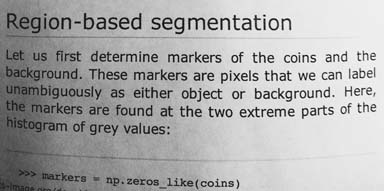
#> input picture skimage.data.page(), 384 x 191 px
$ jupyter execute --allow-errors 11_Image_classification_and_segmentation.ipynb   (older library calls are emulated)
#> lines starting #> are read from the running program, lines starting #| are printed output that depends on the picture; after the words box and inside, x2 and y2 are one past the last pixel; in counts of white or black regions, pixels touching at a corner belong together
# Session 11: Image classification and segmentation

### Victor F. Pajuelo Madrigal <victor.pajuelo@bts.tech> - Data Science Foundations (2019-11-12)

Open this notebook in Google Colaboratory: [](https://colab.research.google.com/github/vfp1/bts-mbds-data-science-foundations-2019/blob/master/sessions/11_Image_classification_and_segmentation.ipynb)

**Resources:**

# Regarding the final project for the class

You will not have more assignements from now, you will only need to work on your final project. For that you will need to choose a topic and a group of people. Before the next session, you will need to:

* Choose a topic
* Choose a group of people

It doesn't need to be a super revolutionary idea, but at least have in mind the issue of reducing the time between information and action. And you will need to send it to me.

The project will need to contain the following steps:

1. Ingesting, exploring and cleaning data for your project
2. Choosing/testing of algorithm approach
3. Visualizing the results
4. Packaging the project into a product

You will be using codes from class to support you on the second, third and forth parts of the project.

I am not looking for excellence, and I do not mind that you copy/paste code, but always try to understand why.

Afternoon sessions will be used to solve project issues.

# Classification, detection, segmentation...

Image classification can be understood as an identification process of what we have in the image. For that, different approaches with different skill levels can be used. From basically returning a text with the word "Cat" to returning, the bounding box where that cat is found, or multiple boxes for multiple entities or adjusting those boxes to the shape of the entity.

For this introductory class, we will only be looking at the first one, as the other ones involve more advanced techniques.

# Machine learning paths

The "learning" in machine learning can be performed over discrete datasets (classes) or over continuous (temperature, pricing of houses). And the learning can be done supervised or unsupervised.

# Image segmentation with scikit-image

Image Segmentation is essentially the process of partitioning a digital image into multiple segments to simplify and/or change the representation of an image into something that is more meaningful and easier to analyze.

[Here](https://scikit-image.org/docs/dev/api/skimage.segmentation.html#skimage.segmentation.random_walker) is the full list of segmentation algorithms available in scikit-image.

Segmentation algorithms available in `scikit-image`:

## Unsupervised: thresholding

[cell 1]
import numpy as np
import matplotlib.pyplot as plt
import skimage.data as data
import skimage.segmentation as seg
import skimage.filters as filters
import skimage.draw as draw
import skimage.color as color
import skimage.io as io

[cell 2]
page = data.page()
#> page is the input picture: shape (191, 384); min 0, max 255, mean 171.5
io.imshow(page)

[cell 3]
fig, ax = plt.subplots(1, 1)
ax.hist(page.ravel(), bins=32, range=[0, 256])
ax.set_xlim(0, 256);
#> figure, not shown here; tallest bar 9320 high, from x = 224 to 232

[cell 4]
text_segmented = page > 50
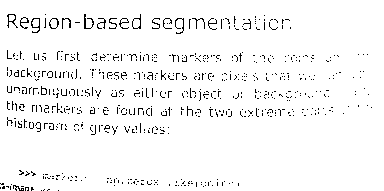
#> text_segmented: shape (191, 384) bool; 96% white; black in thin lines or dots, all inside (x1, y1, x2, y2) = (0, 14, 372, 191)
io.imshow(text_segmented);

[cell 5]
text_segmented = page > 70
#> text_segmented: shape (191, 384) bool; 93.3% white; black in thin lines or dots
io.imshow(text_segmented);

[cell 6]
text_segmented = page > 120
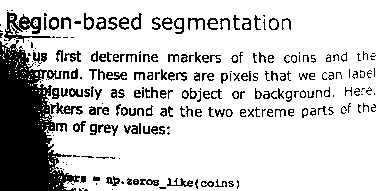
#> text_segmented: shape (191, 384) bool; 80.8% white; 250 black regions (105 under 20 px), largest, box (x1, y1, x2, y2) and area: (0, 40, 80, 191) 6960, (4, 12, 51, 43) 523, (50, 102, 83, 115) 180
io.imshow(text_segmented);

Scikit-image has a number of automatic thresholding methods, which require no input in choosing an optimal threshold. Some of the methods are: `otsu, li, local`.

In the case of `local`, we also need to specify the `block_size`. Offset helps to tune the image for better results.

[cell 7]
text_threshold = filters.threshold_otsu(page)
#> text_threshold = 157
io.imshow(page > text_threshold);
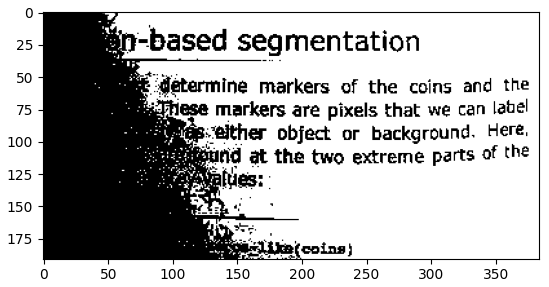
#> figure drawn by matplotlib, 1 panel

[cell 8]
text_threshold = filters.threshold_li(page)
#> text_threshold = 146
io.imshow(page > text_threshold);

[cell 9]
text_threshold = filters.threshold_local(page, block_size=51, offset=10)
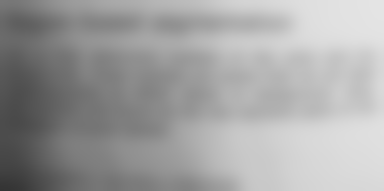
#> text_threshold: shape (191, 384) float64; min 52.67, max 228.9, mean 161.5
io.imshow(page > text_threshold);

## Supervised segmentation

[cell 10]
import numpy as np
import matplotlib.pyplot as plt
import skimage.data as data
import skimage.segmentation as seg
import skimage.filters as filters
import skimage.draw as draw
import skimage.color as color
import skimage.io as io

[cell 11]
# import the image
image = io.imread('https://github.com/vfp1/bts-mbds-data-science-foundations-2019/raw/master/sessions/img/adult-beard-boy.jpg')
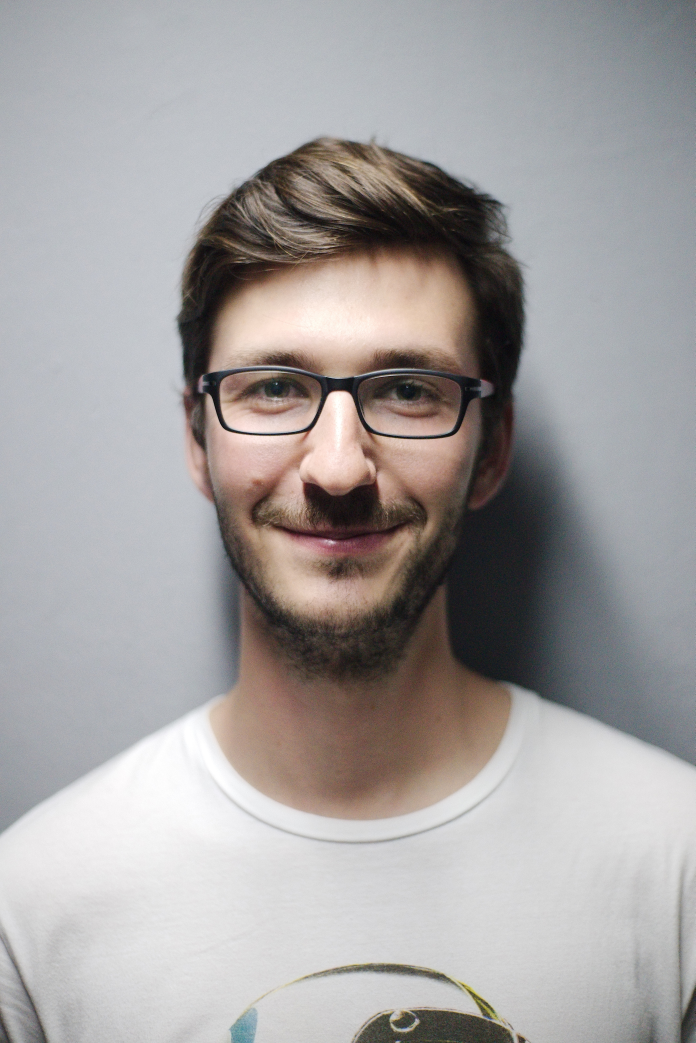
#> input picture sessions/img/adult-beard-boy.jpg, 3476 x 5214 px, found by its file name (shown at 1/5 size)
#> image is the input picture: shape (5214, 3476, 3); mean R, G, B 164.3, 160.8, 160.5
plt.imshow(image)

[cell 12]
image_gray = color.rgb2gray(image)
io.imshow(image_gray)

### Active Contour Segmentation or Snakes

This algorithm is initialized with the help of the user, by defining a countour or line around some object. The "snake" contracts starting by that countour, and is attracted or repelled by light and edges.

In this example, we will draw a circle around someone's face, and try to segment the face.

[cell 13]
def circle_points(resolution, center, radius):
    """
    Generate points which define a circle on an image.Centre refers to the centre of the circle
    """
    radians = np.linspace(0, 2*np.pi, resolution)
    c = center[1] + radius*np.cos(radians)#polar co-ordinates
    r = center[0] + radius*np.sin(radians)

    return np.array([c, r]).T

The image is way too big for doing this for teaching purposes, so we will scale it down.

[cell 14]
from skimage.transform import resize

image_resized = resize(image_gray, (image_gray.shape[0] // 10, image_gray.shape[1] // 10),
                       anti_aliasing=True)

io.imshow(image_resized)

[cell 15]
# Exclude last point because a closed path should not have duplicate points
points = circle_points(resolution=200, center=[200, 170], radius=150)[:-1]

[cell 16]
fig, ax = plt.subplots(1, 1, figsize=(14, 14))
ax.imshow(image_resized)
ax.plot(points[:, 0], points[:, 1], '--r', lw=3)
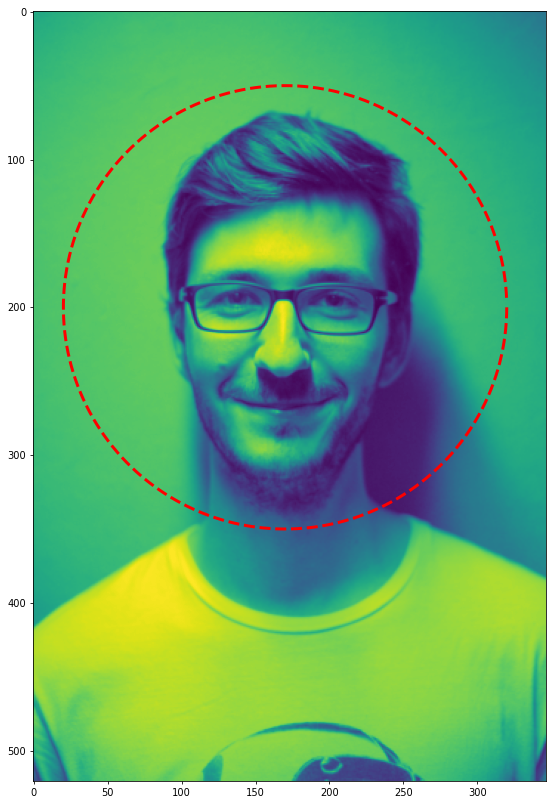
#> figure drawn by matplotlib, 1 panel

[cell 17]
# Using snakes
snake = seg.active_contour(image_resized, points)
#> snake = 199 pairs, first value 67.29 to 312.1, second value 87.75 to 262.4

[cell 18]
# Plotting snakes
fig, ax = plt.subplots(1, 1, figsize=(14, 14))
ax.imshow(image_resized)
ax.plot(points[:, 0], points[:, 1], '--r', lw=3)
ax.plot(snake[:, 0], snake[:, 1], '--b', lw=3)

We can tweak the parameters called alpha and beta. Higher values of alpha will make this snake contract faster while beta makes the snake smoother.

[cell 19]
# Using snakes with  alpha and beta
snake = seg.active_contour(image_resized, points,alpha=0.01,beta=0.1)

[cell 20]
# Plotting snakes
fig, ax = plt.subplots(1, 1, figsize=(14, 14))
ax.imshow(image_resized)
ax.plot(points[:, 0], points[:, 1], '--r', lw=3)
ax.plot(snake[:, 0], snake[:, 1], '--b', lw=3)

#### Your turn

Take a picture of your colleague (against white background) and try to segment his/her face.

[cell 21]
Thom=io.imread('Thom.jpg')
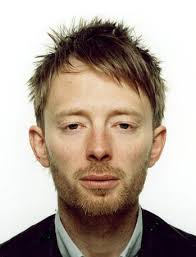
#> input picture sessions/notebooks/Data_Science_Foundation/Thom.jpg, 196 x 257 px
#> Thom is the input picture: shape (257, 196, 3); mean R, G, B 179.4, 165.1, 153.2
plt.imshow(Thom)

[cell 22]
Thom_gray = color.rgb2gray(Thom)
io.imshow(Thom_gray)

[cell 23]
from skimage.filters import gaussian

[cell 24]
Thom_G=gaussian(Thom_gray, sigma=0.4)

io.imshow(Thom_G)

[cell 25]
points1 = circle_points(resolution=152, center=[120, 100], radius=110)[:-1]

[cell 26]
fig, ax = plt.subplots(1, 1, figsize=(14, 14))
ax.imshow(Thom_gray)
ax.plot(points1[:, 0], points1[:, 1], '--r', lw=3)

[cell 27]
# Using snakes with  alpha and beta
snake_1 = seg.active_contour(Thom_gray, points1,alpha=0.01,beta=0.001)
#> snake_1 = 151 pairs, first value 19.69 to 209.9, second value 27.55 to 166.7

[cell 28]
# Plotting snakes
fig, ax = plt.subplots(1, 1, figsize=(14, 14))
ax.imshow(Thom_gray)
ax.plot(points1[:, 0], points1[:, 1], '--r', lw=3)
ax.plot(snake_1[:, 0], snake_1[:, 1], '--b', lw=3)

### Random walker segmentation

This method is also supervised because the user defines a couple of labels. Basically two labels are created and then the algorithm labels every unlabeled pixel. For every unlabelled pixel, this algorithm initializes a random walker that is free to go anywhere in the image (constrained by the 4-connected pixel grid). Probabilities are calculated for the random walker first touching each seed region. 𝑥 gets the label corresponding to the highest probability.

**Source (original paper) [link text](https://ieeexplore.ieee.org/document/1704833)**

[cell 29]
image_labels = np.zeros(image_resized.shape, dtype=np.uint8)

[cell 30]
indices = draw.circle_perimeter(200, 170, 60)

#Label 1 (Face)
image_labels[indices] = 1

#Label 2 (Background)
image_labels[points[:, 1].astype(np.int), points[:, 0].astype(np.int)] = 2
io.imshow(image_labels);

[cell 31]
image_segmented = seg.random_walker(image_resized, image_labels)
#> image_segmented: shape (521, 347); values 1 (black) and 2 (white), 85.1% white; 1 black region, box (x1, y1, x2, y2) and area: (87, 105, 263, 292) 26873

[cell 32]
circle_inside = circle_points(resolution=200, center=[200, 170], radius=60)[:-1]

[cell 33]
# Check our results
fig, ax = plt.subplots(1, 1, figsize=(14, 14))
ax.imshow(image_resized)
ax.imshow(image_segmented == 1, alpha=0.3)

ax.plot(points[:, 0], points[:, 1], '--r', lw=3)
ax.plot(circle_inside[:, 0], circle_inside[:, 1], '--b', lw=3)

We can tune the beta parameter to fine tune the results. Beta is the penalization coefficient for the random walker motion (the greater beta, the more difficult the diffusion)

[cell 34]
from skimage.filters import gaussian

image_segmented = seg.random_walker(gaussian(image_resized, 3), image_labels, beta = 5000)
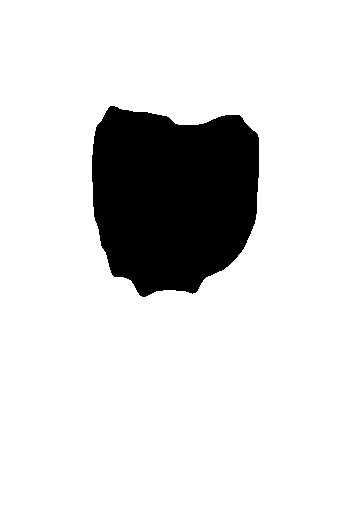
#> image_segmented: shape (521, 347); values 1 (black) and 2 (white), 85.8% white; 1 black region, box (x1, y1, x2, y2) and area: (92, 106, 259, 297) 25639

[cell 35]
# Check our results
fig, ax = plt.subplots(1, 1, figsize=(14, 14))
ax.imshow(image_resized)
ax.imshow(image_segmented == 1, alpha=0.3)

ax.plot(points[:, 0], points[:, 1], '--r', lw=3)
ax.plot(circle_inside[:, 0], circle_inside[:, 1], '--b', lw=3)

[cell 36]
Thom_labels = np.zeros(Thom_gray.shape, dtype=np.uint8)

[cell 37]
indices1 = draw.circle_perimeter(150, 100, 60)
indices_back = draw.circle_perimeter(150, 100, 30)

#Label 1 (Face)
Thom_labels[indices1] = 1

#Label 2 (Background)
#Thom_labels[points1[:, 0].astype(np.int), points1[:, 1].astype(np.int)] = 2
Thom_labels[indices_back] = 2
io.imshow(Thom_labels);

[cell 38]
Thom_segmented = seg.random_walker(Thom_gray, Thom_labels)
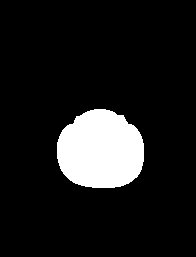
#> Thom_segmented: shape (257, 196); values 1 (black) and 2 (white), 11% white; 1 white region, box (x1, y1, x2, y2) and area: (57, 109, 144, 188) 5526
io.imshow(Thom_segmented)

[cell 39]
circle_inside1 = circle_points(resolution=170, center=[120, 100], radius=60)[:-1]

[cell 40]
# Check our results
fig, ax = plt.subplots(1, 1, figsize=(14, 14))
ax.imshow(Thom_gray)
ax.imshow(Thom_segmented == 1, alpha=0.1)

ax.plot(points1[:, 0], points1[:, 1], '--r', lw=3)
ax.plot(circle_inside1[:, 0], circle_inside1[:, 1], '--b', lw=3)

## Unsupervised segmentation

## SLIC (Simple Linear Iterative Clustering)

The SLIC algorithm uses K-Means, and separates the image in meaningful patches, defined by the number of segments.

#> (a cell that did not finish here is left out)

#> (a cell that did not finish here is left out)

# Image classification with sklearn

## Image classifiers

This is a comparisson of different classifiers in sklearn over a synthetic dataset.

This is to portray the decision boundaries at which the algorithm operates, but be careful, this is computed only over two dimensions, in high dimensionality, this can severely change.

The training points are given in solid colors, while the testing are semi-transparent.

[cell 43]
# Code source: Gaël Varoquaux
#              Andreas Müller
# Modified for documentation by Jaques Grobler
# License: BSD 3 clause

import numpy as np
import matplotlib.pyplot as plt
from matplotlib.colors import ListedColormap
from sklearn.model_selection import train_test_split
from sklearn.preprocessing import StandardScaler
from sklearn.datasets import make_moons, make_circles, make_classification
from sklearn.neural_network import MLPClassifier
from sklearn.neighbors import KNeighborsClassifier
from sklearn.svm import SVC
from sklearn.gaussian_process import GaussianProcessClassifier
from sklearn.gaussian_process.kernels import RBF
from sklearn.tree import DecisionTreeClassifier
from sklearn.ensemble import RandomForestClassifier, AdaBoostClassifier
from sklearn.naive_bayes import GaussianNB
from sklearn.discriminant_analysis import QuadraticDiscriminantAnalysis

h = .02  # step size in the mesh

names = ["Nearest Neighbors", "Linear SVM", "RBF SVM", "Gaussian Process",
         "Decision Tree", "Random Forest", "Neural Net", "AdaBoost",
         "Naive Bayes", "QDA"]

classifiers = [
    KNeighborsClassifier(3),
    SVC(kernel="linear", C=0.025),
    SVC(gamma=2, C=1),
    GaussianProcessClassifier(1.0 * RBF(1.0)),
    DecisionTreeClassifier(max_depth=5),
    RandomForestClassifier(max_depth=5, n_estimators=10, max_features=1),
    MLPClassifier(alpha=1, max_iter=1000),
    AdaBoostClassifier(),
    GaussianNB(),
    QuadraticDiscriminantAnalysis()]

X, y = make_classification(n_features=2, n_redundant=0, n_informative=2,
                           random_state=1, n_clusters_per_class=1)
rng = np.random.RandomState(2)
X += 2 * rng.uniform(size=X.shape)
linearly_separable = (X, y)

datasets = [make_moons(noise=0.3, random_state=0),
            make_circles(noise=0.2, factor=0.5, random_state=1),
            linearly_separable
            ]

figure = plt.figure(figsize=(27, 9))
i = 1
# iterate over datasets
for ds_cnt, ds in enumerate(datasets):
    # preprocess dataset, split into training and test part
    X, y = ds
    X = StandardScaler().fit_transform(X)
    X_train, X_test, y_train, y_test = \
        train_test_split(X, y, test_size=.4, random_state=42)

    x_min, x_max = X[:, 0].min() - .5, X[:, 0].max() + .5
    y_min, y_max = X[:, 1].min() - .5, X[:, 1].max() + .5
    xx, yy = np.meshgrid(np.arange(x_min, x_max, h),
                         np.arange(y_min, y_max, h))

    # just plot the dataset first
    cm = plt.cm.RdBu
    cm_bright = ListedColormap(['#FF0000', '#0000FF'])
    ax = plt.subplot(len(datasets), len(classifiers) + 1, i)
    if ds_cnt == 0:
        ax.set_title("Input data")
    # Plot the training points
    ax.scatter(X_train[:, 0], X_train[:, 1], c=y_train, cmap=cm_bright,
               edgecolors='k')
    # Plot the testing points
    ax.scatter(X_test[:, 0], X_test[:, 1], c=y_test, cmap=cm_bright, alpha=0.6,
               edgecolors='k')
    ax.set_xlim(xx.min(), xx.max())
    ax.set_ylim(yy.min(), yy.max())
    ax.set_xticks(())
    ax.set_yticks(())
    i += 1

    # iterate over classifiers
    for name, clf in zip(names, classifiers):
        ax = plt.subplot(len(datasets), len(classifiers) + 1, i)
        clf.fit(X_train, y_train)
        score = clf.score(X_test, y_test)

        # Plot the decision boundary. For that, we will assign a color to each
        # point in the mesh [x_min, x_max]x[y_min, y_max].
        if hasattr(clf, "decision_function"):
            Z = clf.decision_function(np.c_[xx.ravel(), yy.ravel()])
        else:
            Z = clf.predict_proba(np.c_[xx.ravel(), yy.ravel()])[:, 1]

        # Put the result into a color plot
        Z = Z.reshape(xx.shape)
        ax.contourf(xx, yy, Z, cmap=cm, alpha=.8)

        # Plot the training points
        ax.scatter(X_train[:, 0], X_train[:, 1], c=y_train, cmap=cm_bright,
                   edgecolors='k')
        # Plot the testing points
        ax.scatter(X_test[:, 0], X_test[:, 1], c=y_test, cmap=cm_bright,
                   edgecolors='k', alpha=0.6)

        ax.set_xlim(xx.min(), xx.max())
        ax.set_ylim(yy.min(), yy.max())
        ax.set_xticks(())
        ax.set_yticks(())
        if ds_cnt == 0:
            ax.set_title(name)
        ax.text(xx.max() - .3, yy.min() + .3, ('%.2f' % score).lstrip('0'),
                size=15, horizontalalignment='right')
        i += 1

plt.tight_layout()
plt.show()

## Image classification: digits

Image classification can be performed with sklern using the algorithms above. We will try to classify a library of digits given by sklearn.

[cell 44]
# Standard scientific Python imports
import matplotlib.pyplot as plt

# Import datasets, classifiers and performance metrics
from sklearn import datasets, svm, metrics

The digits dataset is made of 8x8 images of digits. For every image we have a "target" representing the number it is.

[cell 45]
# The digits dataset
digits = datasets.load_digits()

[cell 46]
images_and_labels = list(zip(digits.images, digits.target))
for index, (image, label) in enumerate(images_and_labels[:4]):
    plt.subplot(2, 4, index + 1)
    plt.axis('off')
    plt.imshow(image, cmap=plt.cm.gray_r, interpolation='nearest')
    plt.title('Training: %i' % label)

The classifier needs to be applied to a flattened image (we are not using convolutions), to turn the data into a (samples, feature) matrix.

[cell 47]
n_samples = len(digits.images)
data = digits.images.reshape((n_samples, -1))

#1797 samples, 64 pixels (flattened )
print(data.shape)
#print(target.shape)

We choose the classifier

[cell 48]
# Create a classifier: a support vector classifier
classifier = svm.SVC(gamma=0.001)

Fit it to the first half of the digits

[cell 49]
# We learn the digits on the first half of the digits
classifier.fit(data[:n_samples // 2], digits.target[:n_samples // 2])

Fit it to the second half of the digits

[cell 50]
# Now predict the value of the digit on the second half:
expected = digits.target[n_samples // 2:]
predicted = classifier.predict(data[n_samples // 2:])

#> (a cell that did not finish here is left out)

[cell 52]
images_and_predictions = list(zip(digits.images[n_samples // 2:], predicted))

for index, (image, prediction) in enumerate(images_and_predictions[:20]):
    plt.subplot(5, 4, index + 1)
    plt.axis('off')
    plt.imshow(image, cmap=plt.cm.gray_r, interpolation='nearest')
    plt.title('Prediction: %i' % prediction)

plt.tight_layout()
plt.show()
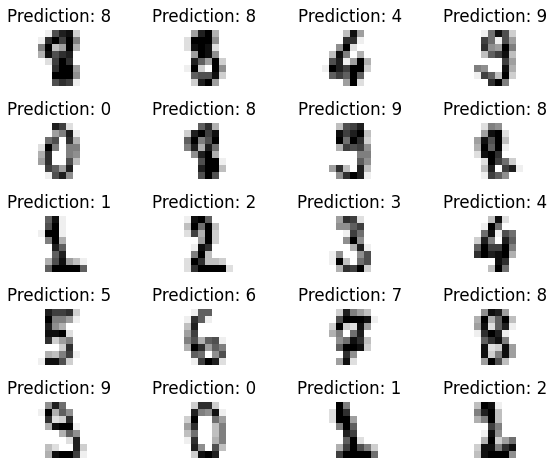
#> figure drawn by matplotlib, 20 panels
